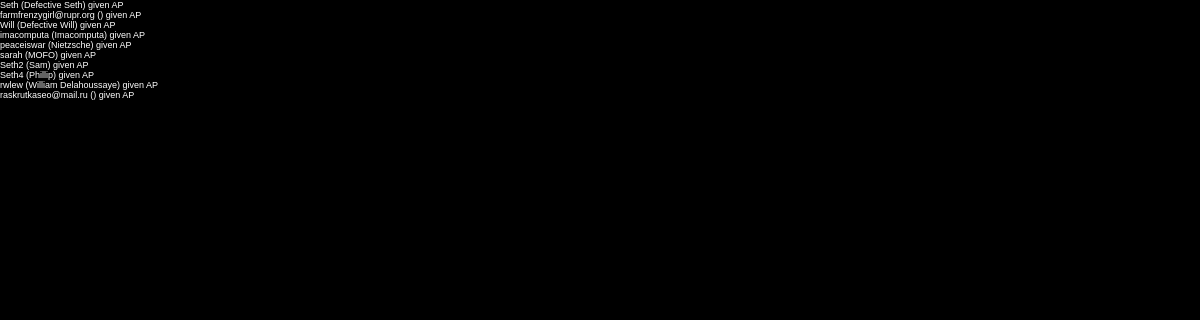
/rpg_auto_nightly.php, run on an earlier commit of the app's database.
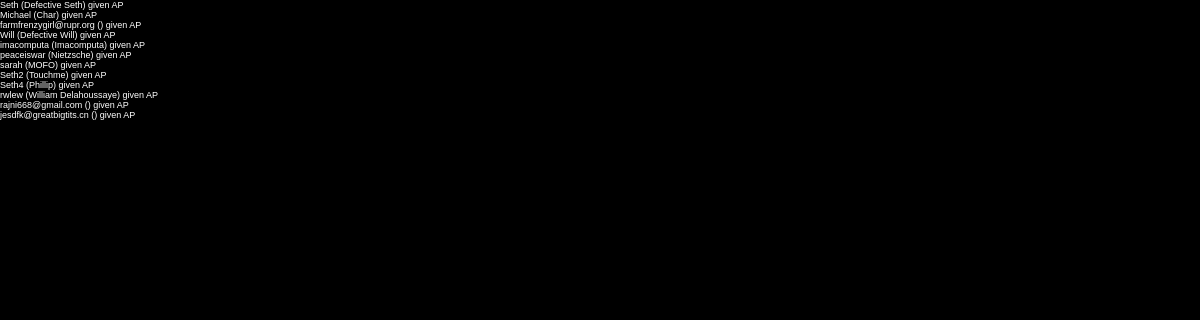
And on a later commit of the database.
### tables this page shows
CREATE TABLE IF NOT EXISTS `users` (
  `name` text NOT NULL,
  `pass` text NOT NULL,
  `real_name` text NOT NULL,
  `country` text NOT NULL,
  `gender` text NOT NULL,
  `email` text NOT NULL,
  `webpage` text NOT NULL,
  `avatar` text NOT NULL,
  `picture` text NOT NULL,
  `posts` int(11) NOT NULL DEFAULT '0',
  `karma` int(11) NOT NULL DEFAULT '0',
  `id` int(11) NOT NULL AUTO_INCREMENT,
  `show_flash` text NOT NULL,
  `icq` text NOT NULL,
  `yahoo` text NOT NULL,
  `msn` text NOT NULL,
  `aim` text NOT NULL,
  `irc_server` text NOT NULL,
  `irc_channel` text NOT NULL,
  `website_fav` text NOT NULL,
  `sentence` text NOT NULL,
  `first_login` datetime NOT NULL DEFAULT '0000-00-00 00:00:00',
  `reporter` text NOT NULL,
  `show_contact_info` text NOT NULL,
  `upload` text NOT NULL,
  `files_uploaded` int(11) NOT NULL DEFAULT '0',
  `files_downloaded` int(11) NOT NULL DEFAULT '0',
  `last_activity` datetime NOT NULL DEFAULT '0000-00-00 00:00:00',
  `last_login` datetime NOT NULL DEFAULT '0000-00-00 00:00:00',
  `birthday` datetime NOT NULL DEFAULT '0000-00-00 00:00:00',
  `access` int(11) NOT NULL DEFAULT '0',
  `forumposts` int(11) NOT NULL DEFAULT '0',
  `forumreplies` int(11) NOT NULL DEFAULT '0',
  `awards` text NOT NULL,
  `referrals` int(11) NOT NULL DEFAULT '0',
  `comments` int(11) NOT NULL DEFAULT '0',
  `linksadded` int(11) NOT NULL DEFAULT '0',
  `logins` int(11) NOT NULL DEFAULT '0',
  `rpg` text NOT NULL,
  `rpg_name` text NOT NULL,
  `rpg_hp` int(11) NOT NULL DEFAULT '0',
  `rpg_hpmax` int(11) NOT NULL DEFAULT '0',
  `rpg_pow` int(11) NOT NULL DEFAULT '0',
  `rpg_powmax` int(11) NOT NULL DEFAULT '0',
  `rpg_str` int(11) NOT NULL DEFAULT '0',
  `rpg_int` int(11) NOT NULL DEFAULT '0',
  `rpg_agl` int(11) NOT NULL DEFAULT '0',
  `rpg_def` int(11) NOT NULL DEFAULT '0',
  `rpg_level` int(11) NOT NULL DEFAULT '0',
  `rpg_trainpoints` int(11) NOT NULL DEFAULT '0',
  `rpg_abilities` text NOT NULL,
  `rpg_craft` text NOT NULL,
  `rpg_craft_skill` int(11) NOT NULL,
  `rpg_craft_skill_max` int(11) NOT NULL,
  `rpg_craft_recipes` text NOT NULL,
  `rpg_exp` int(11) NOT NULL DEFAULT '0',
  `rpg_totalexp` int(11) NOT NULL DEFAULT '0',
  `rpg_class` text NOT NULL,
  `rpg_bank` text NOT NULL,
  `rpg_bankcash` text NOT NULL,
  `rpg_x` text NOT NULL,
  `rpg_y` text NOT NULL,
  `rpg_z` text NOT NULL,
  `rpg_cash` decimal(19,2) NOT NULL,
  `rpg_encounter` text NOT NULL,
  `rpg_slot_head` int(11) NOT NULL DEFAULT '0',
  `rpg_slot_hands` int(11) NOT NULL DEFAULT '0',
  `rpg_slot_legs` int(11) NOT NULL DEFAULT '0',
  `rpg_slot_arms` int(11) NOT NULL DEFAULT '0',
  `rpg_slot_feet` int(11) NOT NULL DEFAULT '0',
  `rpg_slot_chest` int(11) NOT NULL DEFAULT '0',
  `rpg_slot_back` int(11) NOT NULL DEFAULT '0',
  `rpg_slot_mainhand` int(11) NOT NULL DEFAULT '0',
  `rpg_slot_sechand` int(11) NOT NULL DEFAULT '0',
  `rpg_lastaction` text NOT NULL,
  `rpg_ap` int(11) NOT NULL,
  `rpg_emails` text NOT NULL,
  `rpg_base` text NOT NULL,
  `rpg_base_tower1` text NOT NULL,
  `rpg_base_tower2` text NOT NULL,
  `rpg_base_tower3` text NOT NULL,
  `rpg_base_tower4` text NOT NULL,
  `rpg_henchleaders` int(11) NOT NULL,
  `rpg_henchmen` int(11) NOT NULL,
  `rpg_tutorial` text NOT NULL,
  `rpg_mapsize` text NOT NULL,
  `rpg_pvp_won` int(11) NOT NULL,
  `rpg_pvp_lost` int(11) NOT NULL,
  `rpg_pvp_lastplayer` int(11) NOT NULL,
  `rpg_clan` int(11) NOT NULL,
  `rpg_clanrank` int(11) NOT NULL,
  `rpg_quests_current` text NOT NULL,
  `rpg_quests_completed` text NOT NULL,
  UNIQUE KEY `id` (`id`)
);

### rpg.thm.php (called while the page is built, shortened)
<?php
$site_bg_color  = "000000";

### dm_config.php (called while the page is built, shortened)
<?php
include("rpg.thm.php");
function odb()
{
    $mysql = mysql_connect($GLOBALS['authdbaddress'], $GLOBALS['authdbuser'], $GLOBALS['authdbpass']);
    return $mysql;
}
function dm_query($query)
{
    $mysql=odb(); $result=mysql_query($query,$mysql) or die(mysql_error());
    return $result;
}

### rpg_auto_nightly.php (the view, shortened to what this page needs)
<?php
include("rpg_header.php");
$res=dm_query("select * from users");
$nusers=mysql_num_rows($res);
for($i=0;$i<$nusers;$i++) {
    $user=mysql_fetch_object($res);
    $user->rpg_ap+=50;
    echo "$user->name ($user->rpg_name) given AP<br>";
}
include("rpg_footer.php");

### rpg_header.php (shortened to what this page needs)
<?php
include ("dm_config.php");
echo "<html>\n<head>\n";
echo "<link rel=\"stylesheet\" href=\"rpg.css\" type=\"text/css\">\n";
echo "</head>\n<body bgcolor=\"$site_bg_color\" topmargin=\"0\" leftmargin=\"0\">\n";

### rpg_footer.php
</body>
</html>

### rpg.css (style rules this page uses)
body { scrollbar-base-color: #f08000; scrollbar-arrow-color: #f0c000; scrollbar-darkshadow-color: #a07000; font-family: Verdana, Arial, Helvetica, sans-serif; font-size: xx-small; font-style: bold; color: #ffffff; }

What changed in the data, as far as the page shows it:
removed users: name "raskrutkaseo@mail.ru"
added users: name "Michael", rpg_name "Char"
changed users "Seth2": rpg_name "Sam" → "Touchme"
added users: name "rajni668@gmail.com"
added users: name "jesdfk@greatbigtits.cn"
